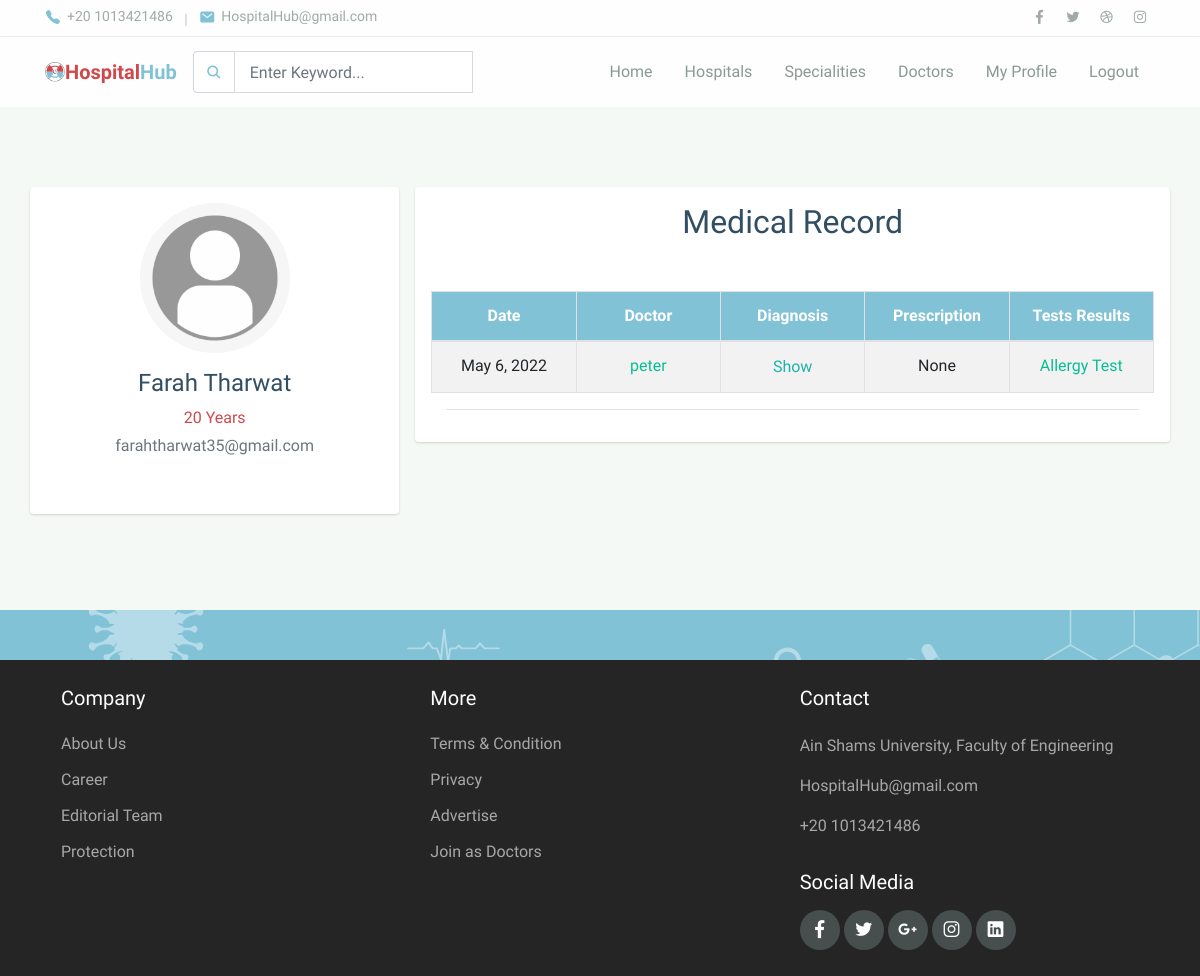
Page /hospital_hub/patient/ViewRecord (signed in) on the earlier database version.
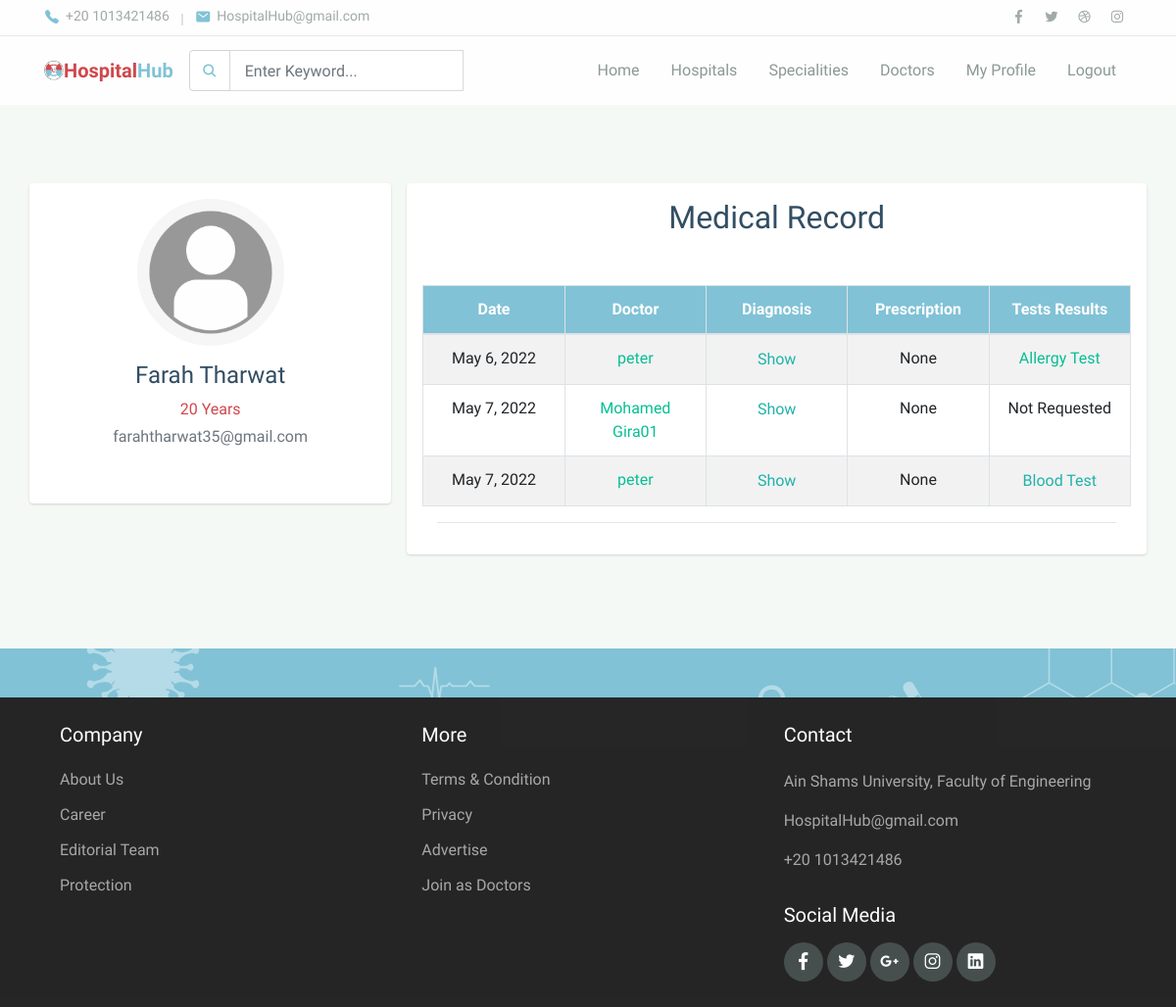
Same page on the later database version.
### hospital_hub/models.py (models this page shows, shortened)
class AppointmentDocument(models.Model):
    appointment = models.ForeignKey(
    Appointment, on_delete=models.CASCADE, related_name="document")
    title = models.CharField(max_length=100)
    attachment = models.FileField(null=True, blank=True)
    diagnosis = models.TextField()
    disease = models.CharField(max_length=100)

class Appointment(models.Model):
    doctor = models.ForeignKey(
        Doctor, on_delete=models.CASCADE, related_name="appointments")
    patient = models.ForeignKey(
        Patient, on_delete=models.CASCADE, related_name="appointments")
    schedule = models.ForeignKey(
        Schedule, on_delete=models.CASCADE, related_name="appointments")
    status = models.ForeignKey(AppointmentStatus, on_delete=models.SET_NULL,null=True,blank=True,default=None)
    patient_no = models.IntegerField()
    appt_date = models.DateField()

class Doctor(models.Model):
    my_account = models.ForeignKey(
        User, on_delete=models.CASCADE, related_name="my_doctor")
    is_employed = models.BooleanField(default=False)
    speciality = models.ForeignKey(
        Speciality, on_delete=models.CASCADE, related_name="doctors")
    hospital = models.ForeignKey(
        Hospital, on_delete=models.SET_NULL, related_name="my_doctors", null=True, blank=True)
    is_notified = models.BooleanField(default=False);
    def __str__(self):
        return str(self.my_account)

class User(AbstractBaseUser):
    username = models.CharField(max_length=255, unique=True)
    email = models.EmailField(
        verbose_name='email address', max_length=255, unique=True)
    full_name = models.CharField(max_length=255, blank=True, null=True)
    phone_number = models.IntegerField()
    city = models.ForeignKey(City, on_delete=models.PROTECT, null=True)
    owner = models.BooleanField(default=False)  # can login
    admin = models.BooleanField(default=False)  # staff user non superuser
    doctor = models.BooleanField(default=False)  # superuser
    patient = models.BooleanField(default=False)  # superuser
    staff = models.BooleanField(default=False)  # necessary
    age   =models.IntegerField(null=True,blank=True)
    created_at = models.DateTimeField(auto_now_add=True,null=True,blank=True)
    image = models.ImageField(
        default="media/no_profile_img.png", upload_to="media/")
    USERNAME_FIELD = 'username'  # username
    EMAIL_FIELD = 'email'  # Email
    REQUIRED_FIELDS = ['email', 'full_name', 'phone_number']
    objects = UserManager()
    def __str__(self):
        return self.username
    @property
    def is_patient(self):
        return self.patient

class MedicalTest(models.Model):
    type = models.ForeignKey(
        MedicalTestType, on_delete=models.CASCADE, related_name="document")
    appointment_document = models.ForeignKey(
        AppointmentDocument, on_delete=models.CASCADE, related_name="tests")
    result = models.FileField(null=True, blank=True,default=None)

class MedicalTestType(models.Model):
    type = models.CharField(max_length=100,unique=True)
    def __str__(self):
        return self.type

### hospital_hub/views.py (the view, shortened to what this page needs)
# urls.py: path('patient/ViewRecord', views.Patient.PatientViewRecord,name='patient_viewRecord'),
    def PatientViewRecord(request):
        if not request.user.is_authenticated:
            return HttpResponseRedirect(reverse('login'))
        elif not request.user.is_patient:
            logout(request)
            return HttpResponseRedirect(reverse('login'))
        patient = request.user.my_patient.first()
        all_appointments = AppointmentModel.objects.filter(patient=patient)
        all_documents = []
        for apt in all_appointments:
            document = apt.document.first()
            if document != None:
                test = document.tests.first()
                all_documents.append([document,test])
        return render(request, "hospital_hub/Patient/patient_viewRecord.html", {
            "documents_with_tests":all_documents
        })

### hospital_hub/templates/hospital_hub/Patient/patient_ViewRecord.html (shortened to what the changed rows need)
{%extends 'hospital_hub/Patient/patient_layout.html'%}
{% load static %}
{%block body%}
<head>
    <link rel="stylesheet" href="https://cdnjs.cloudflare.com/ajax/libs/normalize/5.0.0/normalize.min.css">
    <link rel="stylesheet" href="{% static 'hospital_hub/assets/css/maicons.css'%}">
    <link rel="stylesheet" href="{% static 'hospital_hub/assets/css/bootstrap.css'%}">
    <link rel="stylesheet" href="{% static 'hospital_hub/assets/vendor/owl-carousel/css/owl.carousel.css'%}">
    <link rel="stylesheet" href="{% static 'hospital_hub/assets/vendor/animate/animate.css'%}">
    <link rel="stylesheet" href="https://cdnjs.cloudflare.com/ajax/libs/font-awesome/4.7.0/css/font-awesome.min.css">
    <link rel="stylesheet" href="https://maxcdn.bootstrapcdn.com/bootstrap/4.1.3/css/bootstrap.min.css">
    <link rel="stylesheet" href="{% static 'hospital_hub/assets/css/theme.css'%}">
    <link rel='stylesheet' href='https://ajax.googleapis.com/ajax/libs/jqueryui/1.11.4/themes/smoothness/jquery-ui.css'>
    <link rel="stylesheet" href="{% static 'hospital_hub/assets/css/patient_profile.css'%}">
</head>
<body>
    <div class="page-section bg-light">
        <div class="container">
            <div class="row justify-content-center">
                <div class="col-lg-12">
                    <div class="row">
                        <div class="row gutters-sm">
                            <div class="col-md-8 ">
                                <div class="card mb-3">
                                    <div class="card2-body ">
                                        <section id="working-time" class="">
                                            <div class="container">
                                                <div class="row" style="display:block;">
                                                    <div class="flex-container" id="books-table">
                                                        <h2 style="text-align: center; margin-bottom:50px;">Medical
                                                            Record</h2>
                                                        <table
                                                            class="table table-bordered table-striped table-responsive-stack"
                                                            id="books" style="text-align:center;table-layout:fixed">
                                                            <thead class="thead"
                                                                style="background-color:#81C2D6; color:white;">
                                                                <tr>
                                                                    <th>Date</th>
                                                                    <th>Doctor</th>
                                                                    <th>Diagnosis</th>
                                                                    <th>Prescription</th>
                                                                    <th>Tests Results</th>
                                                                </tr>
                                                            </thead>
                                                            <tbody>
                                                                {%for doc, test in documents_with_tests%}
                                                                <tr>
                                                                    <td>{{doc.appointment.appt_date}}</td>
                                                                    <td><a
                                                                            href="{%url 'book_appointment' doctor_name=doc.appointment.doctor %}">{{doc.appointment.doctor}}</a>
                                                                    </td>
                                                                    <td>
                                                                        <button type="button" data-toggle="modal"
                                                                            class="link"
                                                                            style="border:none; color:lightseagreen;background:none"
                                                                            data-target="#diagnosis_{{doc.id}}">
                                                                            Show
                                                                        </button>
                                                                    </td>
                                                                    {% if doc.attachment%}
                                                                    <td> <a href="{{doc.attachment.url}}">link</a></td>
                                                                    {% else %}
                                                                    <td>None</td>
                                                                    {%endif%}
                                                                    {%if not test %}
                                                                    <td>Not Requested</td>
                                                                    {%elif not test.result%}
                                                                    <td><button type="button" data-toggle="modal"
                                                                            class="link"
                                                                            style="border:none; color:lightseagreen;background:none"
                                                                            data-target="#test_{{test.id}}">
                                                                            {{test.type}}
                                                                        </button></td>
                                                                    {%else%}
                                                                    <td> <a href="{{test.result.url}}">{{test.type}}</a>
                                                                    </td>
                                                                    {%endif%}
                                                                </tr>
                                                                {%empty%}
                                                                <tr>
                                                                    <td colspan="5">No previous visits</td>
                                                                </tr>
                                                                {%endfor%}
                                                            </tbody>
                                                        </table>
                                                    </div>
                                                </div>
                                            </div>
                                        </section>
                                    </div>
                                </div>
                            </div>
                        </div>
                    </div>
                </div>
            </div>
        </div>
        </div>
</body>
{%endblock%}

Differences in the rows shown:
added AppointmentDocument: appointment.appt_date "May 7, 2022", appointment.doctor "Mohamed Gira01", attachment "None", shows "Not Requested"
added AppointmentDocument: appointment.appt_date "May 7, 2022", appointment.doctor "peter", attachment "None", type "Blood Test"
